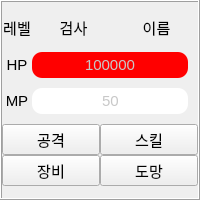
       <widget class="QFrame" name="frame_3">
        <property name="sizePolicy">
         <sizepolicy hsizetype="Expanding" vsizetype="Preferred">
          <horstretch>0</horstretch>
          <verstretch>0</verstretch>
         </sizepolicy>
        </property>
        <property name="minimumSize">
         <size>
          <width>180</width>
          <height>200</height>
         </size>
        </property>
        <property name="maximumSize">
         <size>
          <width>16777215</width>
          <height>200</height>
         </size>
        </property>
        <property name="font">
         <font>
          <pointsize>11</pointsize>
         </font>
        </property>
        <property name="frameShape">
         <enum>QFrame::Box</enum>
        </property>
        <property name="frameShadow">
         <enum>QFrame::Raised</enum>
        </property>
        <layout class="QGridLayout" name="gridLayout_7">
         <property name="leftMargin">
          <number>0</number>
         </property>
         <property name="topMargin">
          <number>0</number>
         </property>
         <property name="rightMargin">
          <number>0</number>
         </property>
         <property name="bottomMargin">
          <number>0</number>
         </property>
         <property name="spacing">
          <number>0</number>
         </property>
         <item row="2" column="0">
          <layout class="QHBoxLayout" name="horizontalLayout_8">
           <property name="spacing">
            <number>0</number>
           </property>
           <property name="rightMargin">
            <number>10</number>
           </property>
           <item>
            <widget class="QLabel" name="mp_3">
             <property name="sizePolicy">
              <sizepolicy hsizetype="Preferred" vsizetype="Preferred">
               <horstretch>0</horstretch>
               <verstretch>0</verstretch>
              </sizepolicy>
             </property>
             <property name="minimumSize">
              <size>
               <width>30</width>
               <height>0</height>
              </size>
             </property>
             <property name="font">
              <font>
               <pointsize>11</pointsize>
              </font>
             </property>
             <property name="text">
              <string>MP</string>
             </property>
             <property name="scaledContents">
              <bool>true</bool>
             </property>
             <property name="alignment">
              <set>Qt::AlignCenter</set>
             </property>
            </widget>
           </item>
           <item>
            <widget class="QProgressBar" name="mp_swordman">
             <property name="styleSheet">
              <string notr="true">QProgressBar{
  background-color: rgb(255, 255, 255);
  color:rgb(200,200,200);
  border-style: none;
  border-bottom-right-radius: 10px;
  border-bottom-left-radius: 10px;
  border-top-right-radius: 10px;
  border-top-left-radius: 10px;
  text-align: center;}
QProgressBar::chunk{
 border-bottom-right-radius: 10px;
 border-bottom-left-radius: 10px;
 border-top-right-radius: 10px;
 border-top-left-radius: 10px;
background-color: rgb(0, 0, 255);
 }</string>
             </property>
             <property name="maximum">
              <number>999999999</number>
             </property>
             <property name="value">
              <number>50</number>
             </property>
             <property name="textDirection">
              <enum>QProgressBar::TopToBottom</enum>
             </property>
             <property name="format">
              <string>%v</string>
             </property>
            </widget>
           </item>
          </layout>
         </item>
         <item row="1" column="0">
          <layout class="QHBoxLayout" name="horizontalLayout_9">
           <property name="spacing">
            <number>0</number>
           </property>
           <property name="rightMargin">
            <number>10</number>
           </property>
           <item>
            <widget class="QLabel" name="hp_3">
             <property name="sizePolicy">
              <sizepolicy hsizetype="Preferred" vsizetype="Preferred">
               <horstretch>0</horstretch>
               <verstretch>0</verstretch>
              </sizepolicy>
             </property>
             <property name="minimumSize">
              <size>
               <width>30</width>
               <height>0</height>
              </size>
             </property>
             <property name="font">
              <font>
               <pointsize>11</pointsize>
              </font>
             </property>
             <property name="text">
              <string>HP</string>
             </property>
             <property name="scaledContents">
              <bool>true</bool>
             </property>
             <property name="alignment">
              <set>Qt::AlignCenter</set>
             </property>
            </widget>
           </item>
           <item>
            <widget class="QProgressBar" name="hp_swordman">
             <property name="styleSheet">
              <string notr="true">QProgressBar{
  background-color: rgb(255, 255, 255);
  color:rgb(200,200,200);
  border-style: none;
  border-bottom-right-radius: 10px;
  border-bottom-left-radius: 10px;
  border-top-right-radius: 10px;
  border-top-left-radius: 10px;
  text-align: center;}
QProgressBar::chunk{
 border-bottom-right-radius: 10px;
 border-bottom-left-radius: 10px;
 border-top-right-radius: 10px;
 border-top-left-radius: 10px;
 background-color: rgb(255, 0, 0);
 }</string>
             </property>
             <property name="maximum">
              <number>999999999</number>
             </property>
             <property name="value">
              <number>12423423</number>
             </property>
             <property name="textDirection">
              <enum>QProgressBar::TopToBottom</enum>
             </property>
             <property name="format">
              <string>%v</string>
             </property>
            </widget>
           </item>
          </layout>
         </item>
         <item row="0" column="0">
          <layout class="QHBoxLayout" name="horizontalLayout_10">
           <property name="spacing">
            <number>0</number>
           </property>
           <item>
            <widget class="QLabel" name="lv_swordman">
             <property name="minimumSize">
              <size>
               <width>30</width>
               <height>0</height>
              </size>
             </property>
             <property name="maximumSize">
              <size>
               <width>30</width>
               <height>30</height>
              </size>
             </property>
             <property name="font">
              <font>
               <pointsize>11</pointsize>
              </font>
             </property>
             <property name="text">
              <string>레벨</string>
             </property>
             <property name="alignment">
              <set>Qt::AlignCenter</set>
             </property>
            </widget>
           </item>
           <item>
            <widget class="QLabel" name="swordman">
             <property name="maximumSize">
              <size>
               <width>16777215</width>
               <height>30</height>
              </size>
             </property>
             <property name="font">
              <font>
               <pointsize>11</pointsize>
              </font>
             </property>
             <property name="text">
              <string>검사</string>
             </property>
             <property name="alignment">
              <set>Qt::AlignCenter</set>
             </property>
            </widget>
           </item>
           <item>
            <widget class="QLabel" name="name_swordman">
             <property name="maximumSize">
              <size>
               <width>16777215</width>
               <height>30</height>
              </size>
             </property>
             <property name="font">
              <font>
               <pointsize>11</pointsize>
              </font>
             </property>
             <property name="text">
              <string>이름</string>
             </property>
             <property name="alignment">
              <set>Qt::AlignCenter</set>
             </property>
            </widget>
           </item>
          </layout>
         </item>
         <item row="3" column="0">
          <layout class="QGridLayout" name="gridLayout_8">
           <property name="spacing">
            <number>0</number>
           </property>
           <item row="0" column="1">
            <widget class="QPushButton" name="pb_skill_swordman">
             <property name="font">
              <font>
               <pointsize>11</pointsize>
              </font>
             </property>
             <property name="text">
              <string>스킬</string>
             </property>
            </widget>
           </item>
           <item row="0" column="0">
            <widget class="QPushButton" name="pb_atk_swordman">
             <property name="font">
              <font>
               <pointsize>11</pointsize>
              </font>
             </property>
             <property name="text">
              <string>공격</string>
             </property>
            </widget>
           </item>
           <item row="1" column="0">
            <widget class="QPushButton" name="pb_equip_swordman">
             <property name="font">
              <font>
               <pointsize>11</pointsize>
              </font>
             </property>
             <property name="text">
              <string>장비</string>
             </property>
            </widget>
           </item>
           <item row="1" column="1">
            <widget class="QPushButton" name="pb_run_swordman">
             <property name="font">
              <font>
               <pointsize>11</pointsize>
              </font>
             </property>
             <property name="text">
              <string>도망</string>
             </property>
            </widget>
           </item>
          </layout>
         </item>
        </layout>
       </widget>
